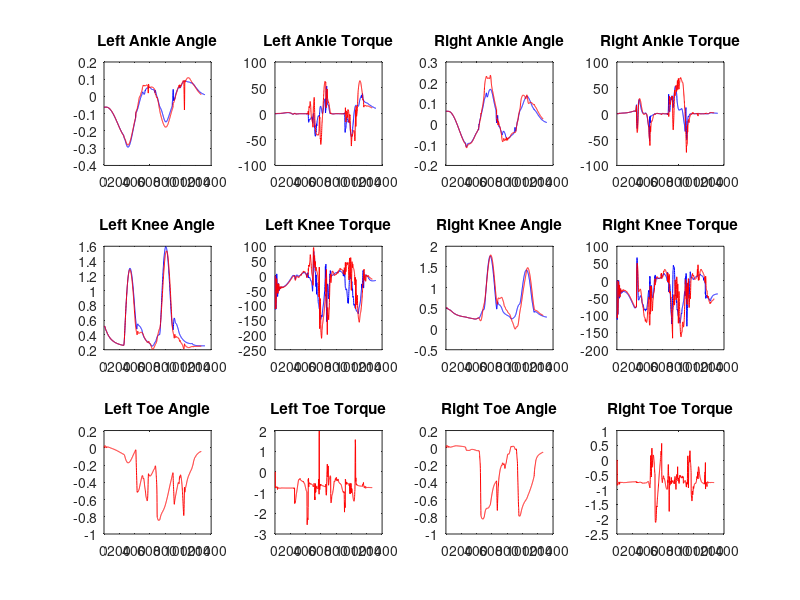

Write the MATLAB code that produced this figure.
clear all ;
clc;
close all;

base_l_ankle_angle = load('AtlasBaseSim.mat','q_l_leg_akx');
base_l_knee_angle = load('AtlasBaseSim.mat','q_l_leg_kny');
base_l_ankle_torque = load('AtlasBaseSim.mat','tau_l_leg_akx');
base_l_knee_torque = load('AtlasBaseSim.mat','tau_l_leg_kny');

base_r_ankle_angle = load('AtlasBaseSim.mat','q_r_leg_akx');
base_r_knee_angle = load('AtlasBaseSim.mat','q_r_leg_kny');
base_r_ankle_torque = load('AtlasBaseSim.mat','tau_r_leg_akx');
base_r_knee_torque = load('AtlasBaseSim.mat','tau_r_leg_kny');

toe_l_ankle_angle = load('AtlasToeEmergentAnalysis.mat','q_l_leg_akx');
toe_l_knee_angle = load('AtlasToeEmergentAnalysis.mat','q_l_leg_kny');
toe_l_toe_angle = load('AtlasToeEmergentAnalysis.mat','q_l_leg_toe');
toe_l_ankle_torque = load('AtlasToeEmergentAnalysis.mat','tau_l_leg_akx');
toe_l_knee_torque = load('AtlasToeEmergentAnalysis.mat','tau_l_leg_kny');
toe_l_toe_torque = load('AtlasToeEmergentAnalysis.mat','tau_l_leg_toe');

toe_r_ankle_angle = load('AtlasToeEmergentAnalysis.mat','q_r_leg_akx');
toe_r_knee_angle = load('AtlasToeEmergentAnalysis.mat','q_r_leg_kny');
toe_r_toe_angle = load('AtlasToeEmergentAnalysis.mat','q_r_leg_toe');

toe_r_ankle_torque = load('AtlasToeEmergentAnalysis.mat','tau_r_leg_akx');
toe_r_knee_torque = load('AtlasToeEmergentAnalysis.mat','tau_r_leg_kny');
toe_r_toe_torque = load('AtlasToeEmergentAnalysis.mat','tau_r_leg_toe');

subplot(3,4,1)
plot(base_l_ankle_angle.q_l_leg_akx, 'b');
hold on;
plot(toe_l_ankle_angle.q_l_leg_akx, 'r');
hold off;
title('Left Ankle Angle');

subplot(3,4,2)
plot(base_l_ankle_torque.tau_l_leg_akx, 'b');
hold on;
plot(toe_l_ankle_torque.tau_l_leg_akx, 'r');
hold off;
title('Left Ankle Torque');

subplot(3,4,3)
plot(base_r_ankle_angle.q_r_leg_akx, 'b');
hold on;
plot(toe_r_ankle_angle.q_r_leg_akx, 'r');
hold off;
title('Right Ankle Angle');

subplot(3,4,4)
plot(base_r_ankle_torque.tau_r_leg_akx, 'b');
hold on;
plot(toe_r_ankle_torque.tau_r_leg_akx, 'r');
hold off;
title('Right Ankle Torque');

%%
subplot(3,4,5)
plot(base_l_knee_angle.q_l_leg_kny, 'b');
hold on;
plot(toe_l_knee_angle.q_l_leg_kny, 'r');
hold off;
title('Left Knee Angle');

subplot(3,4,6)
plot(base_l_knee_torque.tau_l_leg_kny, 'b');
hold on;
plot(toe_l_knee_torque.tau_l_leg_kny, 'r');
hold off;
title('Left Knee Torque');

subplot(3,4,7)
plot(base_r_knee_angle.q_r_leg_kny, 'b');
hold on;
plot(toe_r_knee_angle.q_r_leg_kny, 'r');
hold off;
title('Right Knee Angle');

subplot(3,4,8)
plot(base_r_knee_torque.tau_r_leg_kny, 'b');
hold on;
plot(toe_r_knee_torque.tau_r_leg_kny, 'r');
hold off;
title('Right Knee Torque');

%%

subplot(3,4,9)
plot(toe_l_toe_angle.q_l_leg_toe, 'r');
title('Left Toe Angle');

subplot(3,4,10)
plot(toe_l_toe_torque.tau_l_leg_toe, 'r');
title('Left Toe Torque');

subplot(3,4,11)
plot(toe_r_toe_angle.q_r_leg_toe, 'r');
title('Right Toe Angle');

subplot(3,4,12)
plot(toe_r_toe_torque.tau_r_leg_toe, 'r');
hold off;
title('Right Toe Torque');
